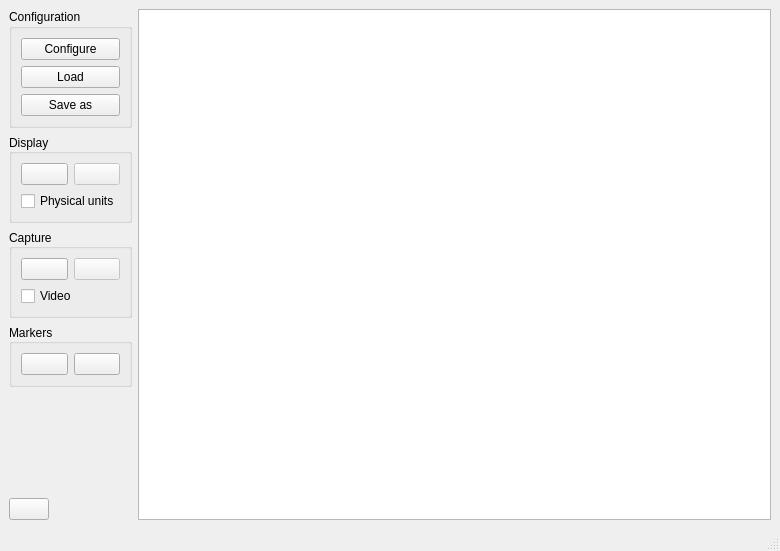
<?xml version="1.0" encoding="UTF-8"?>
<ui version="4.0">
 <class>MainWindow</class>
 <widget class="QMainWindow" name="MainWindow">
  <property name="geometry">
   <rect>
    <x>0</x>
    <y>0</y>
    <width>780</width>
    <height>551</height>
   </rect>
  </property>
  <property name="windowTitle">
   <string>PyDAQ</string>
  </property>
  <property name="windowIcon">
   <iconset resource="resources.qrc">
    <normaloff>:/icon.svg</normaloff>:/icon.svg</iconset>
  </property>
  <widget class="QWidget" name="centralwidget">
   <layout class="QGridLayout" name="gridLayout">
    <item row="0" column="0">
     <layout class="QHBoxLayout" name="horizontalLayout_4" stretch="1,50">
      <item>
       <layout class="QVBoxLayout" name="verticalLayout">
        <item>
         <widget class="QGroupBox" name="configurationGroupBox">
          <property name="title">
           <string>Configuration</string>
          </property>
          <layout class="QVBoxLayout" name="verticalLayout_2">
           <item>
            <widget class="QPushButton" name="configureButton">
             <property name="toolTip">
              <string>Configure [Ctrl+C]</string>
             </property>
             <property name="text">
              <string>Configure</string>
             </property>
             <property name="shortcut">
              <string>Ctrl+C</string>
             </property>
            </widget>
           </item>
           <item>
            <widget class="QPushButton" name="loadConfigButton">
             <property name="text">
              <string>Load</string>
             </property>
            </widget>
           </item>
           <item>
            <widget class="QPushButton" name="saveConfigButton">
             <property name="text">
              <string>Save as</string>
             </property>
            </widget>
           </item>
          </layout>
         </widget>
        </item>
        <item>
         <widget class="QGroupBox" name="displayGroupBox">
          <property name="title">
           <string>Display</string>
          </property>
          <property name="alignment">
           <set>Qt::AlignLeading|Qt::AlignLeft|Qt::AlignVCenter</set>
          </property>
          <layout class="QVBoxLayout" name="verticalLayout_3">
           <item>
            <layout class="QHBoxLayout" name="horizontalLayout_3">
             <item>
              <widget class="QPushButton" name="playButton">
               <property name="toolTip">
                <string>Start [P]</string>
               </property>
               <property name="icon">
                <iconset resource="resources.qrc">
                 <normaloff>:/play.svg</normaloff>
                 <normalon>:/pause.svg</normalon>:/play.svg</iconset>
               </property>
               <property name="iconSize">
                <size>
                 <width>24</width>
                 <height>24</height>
                </size>
               </property>
               <property name="shortcut">
                <string>P</string>
               </property>
               <property name="checkable">
                <bool>false</bool>
               </property>
              </widget>
             </item>
             <item>
              <widget class="QPushButton" name="stopButton">
               <property name="enabled">
                <bool>false</bool>
               </property>
               <property name="toolTip">
                <string>Stop [S]</string>
               </property>
               <property name="icon">
                <iconset resource="resources.qrc">
                 <normaloff>:/stop.svg</normaloff>:/stop.svg</iconset>
               </property>
               <property name="iconSize">
                <size>
                 <width>24</width>
                 <height>24</height>
                </size>
               </property>
               <property name="shortcut">
                <string>S</string>
               </property>
               <property name="checkable">
                <bool>false</bool>
               </property>
              </widget>
             </item>
            </layout>
           </item>
           <item>
            <widget class="QCheckBox" name="physUnitsCheckBox">
             <property name="text">
              <string>Physical units</string>
             </property>
            </widget>
           </item>
          </layout>
         </widget>
        </item>
        <item>
         <widget class="QGroupBox" name="captureGroupBox">
          <property name="title">
           <string>Capture</string>
          </property>
          <property name="alignment">
           <set>Qt::AlignLeading|Qt::AlignLeft|Qt::AlignVCenter</set>
          </property>
          <layout class="QVBoxLayout" name="verticalLayout_4">
           <item>
            <layout class="QHBoxLayout" name="horizontalLayout">
             <item>
              <widget class="QPushButton" name="recordButton">
               <property name="toolTip">
                <string>Capture data to file [C]</string>
               </property>
               <property name="icon">
                <iconset resource="resources.qrc">
                 <normaloff>:/rec.svg</normaloff>:/rec.svg</iconset>
               </property>
               <property name="iconSize">
                <size>
                 <width>24</width>
                 <height>24</height>
                </size>
               </property>
               <property name="shortcut">
                <string>C</string>
               </property>
               <property name="checkable">
                <bool>false</bool>
               </property>
              </widget>
             </item>
             <item>
              <widget class="QPushButton" name="stopRecordButton">
               <property name="enabled">
                <bool>false</bool>
               </property>
               <property name="toolTip">
                <string>Stop [S]</string>
               </property>
               <property name="icon">
                <iconset resource="resources.qrc">
                 <normaloff>:/stop.svg</normaloff>:/stop.svg</iconset>
               </property>
               <property name="iconSize">
                <size>
                 <width>24</width>
                 <height>24</height>
                </size>
               </property>
               <property name="shortcut">
                <string>S</string>
               </property>
               <property name="checkable">
                <bool>false</bool>
               </property>
              </widget>
             </item>
            </layout>
           </item>
           <item>
            <widget class="QCheckBox" name="videoCheckBox">
             <property name="text">
              <string>Video</string>
             </property>
            </widget>
           </item>
          </layout>
         </widget>
        </item>
        <item>
         <widget class="QGroupBox" name="markersGroupBox">
          <property name="title">
           <string>Markers</string>
          </property>
          <property name="alignment">
           <set>Qt::AlignLeading|Qt::AlignLeft|Qt::AlignVCenter</set>
          </property>
          <layout class="QGridLayout" name="gridLayout_7">
           <item row="0" column="0">
            <widget class="QPushButton" name="addMarkerButton">
             <property name="toolTip">
              <string>Add marker [M]</string>
             </property>
             <property name="icon">
              <iconset resource="resources.qrc">
               <normaloff>:/add.svg</normaloff>:/add.svg</iconset>
             </property>
             <property name="iconSize">
              <size>
               <width>24</width>
               <height>24</height>
              </size>
             </property>
             <property name="shortcut">
              <string>M</string>
             </property>
            </widget>
           </item>
           <item row="0" column="1">
            <widget class="QPushButton" name="editMarkerButton">
             <property name="toolTip">
              <string>Edit marker(s) [E]</string>
             </property>
             <property name="icon">
              <iconset resource="resources.qrc">
               <normaloff>:/edit.svg</normaloff>:/edit.svg</iconset>
             </property>
             <property name="iconSize">
              <size>
               <width>24</width>
               <height>24</height>
              </size>
             </property>
             <property name="shortcut">
              <string>E</string>
             </property>
            </widget>
           </item>
          </layout>
         </widget>
        </item>
        <item>
         <spacer name="verticalSpacer">
          <property name="orientation">
           <enum>Qt::Vertical</enum>
          </property>
          <property name="sizeHint" stdset="0">
           <size>
            <width>20</width>
            <height>17</height>
           </size>
          </property>
         </spacer>
        </item>
        <item>
         <layout class="QHBoxLayout" name="horizontalLayout_2">
          <item>
           <widget class="QPushButton" name="quitButton">
            <property name="toolTip">
             <string>Quit [Ctrl+Q]</string>
            </property>
            <property name="icon">
             <iconset resource="resources.qrc">
              <normaloff>:/quit.svg</normaloff>:/quit.svg</iconset>
            </property>
            <property name="iconSize">
             <size>
              <width>24</width>
              <height>24</height>
             </size>
            </property>
            <property name="shortcut">
             <string>Ctrl+Q</string>
            </property>
           </widget>
          </item>
          <item>
           <spacer name="horizontalSpacer_2">
            <property name="orientation">
             <enum>Qt::Horizontal</enum>
            </property>
            <property name="sizeHint" stdset="0">
             <size>
              <width>40</width>
              <height>20</height>
             </size>
            </property>
           </spacer>
          </item>
         </layout>
        </item>
       </layout>
      </item>
      <item>
       <widget class="GraphicsLayoutWidget" name="graphicsView"/>
      </item>
     </layout>
    </item>
   </layout>
  </widget>
  <widget class="QStatusBar" name="statusbar"/>
  <action name="actionQuit">
   <property name="text">
    <string>&amp;Quit</string>
   </property>
   <property name="shortcut">
    <string>Ctrl+Q</string>
   </property>
  </action>
 </widget>
 <customwidgets>
  <customwidget>
   <class>GraphicsLayoutWidget</class>
   <extends>QGraphicsView</extends>
   <header>pyqtgraph</header>
  </customwidget>
 </customwidgets>
 <resources>
  <include location="resources.qrc"/>
 </resources>
 <connections/>
</ui>
